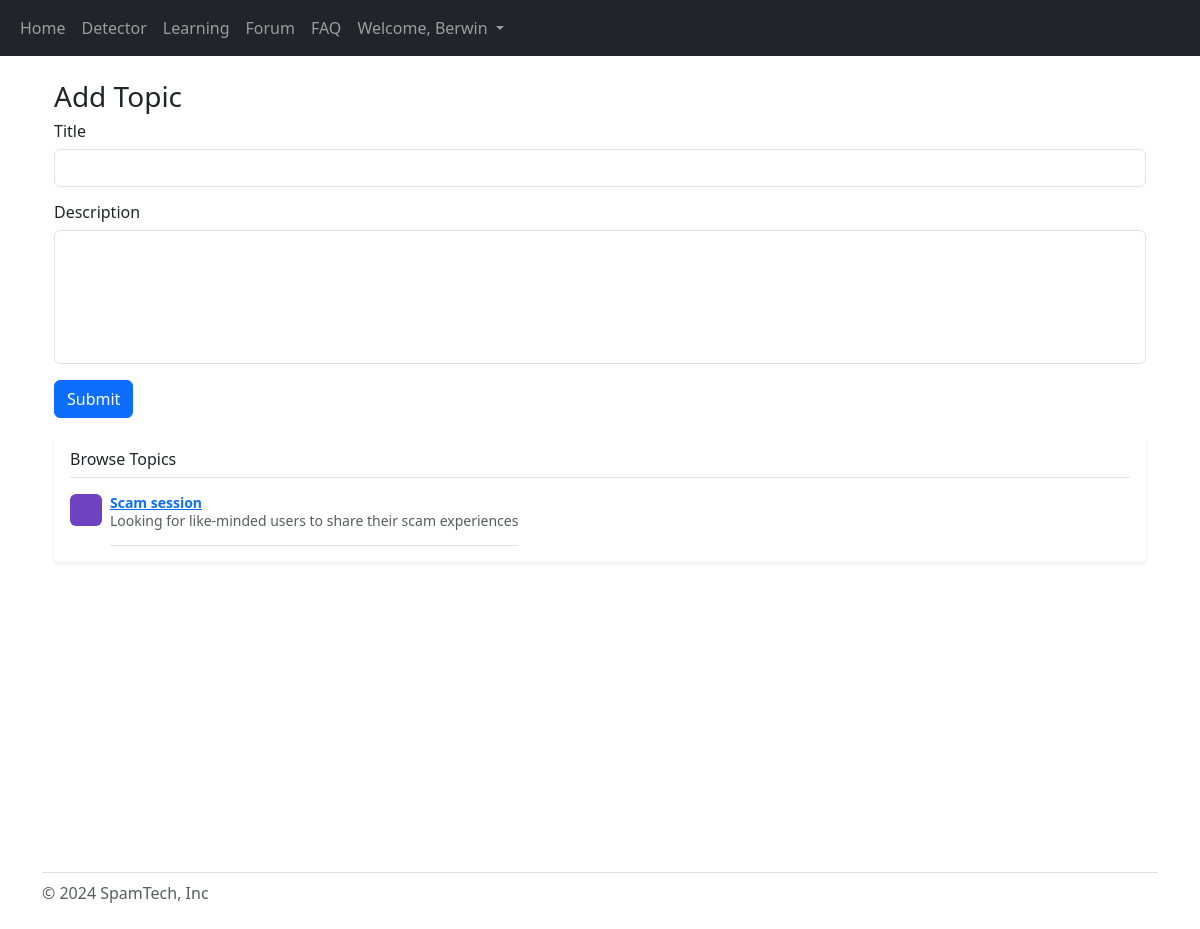
Page /forum (signed in) on the earlier database version.
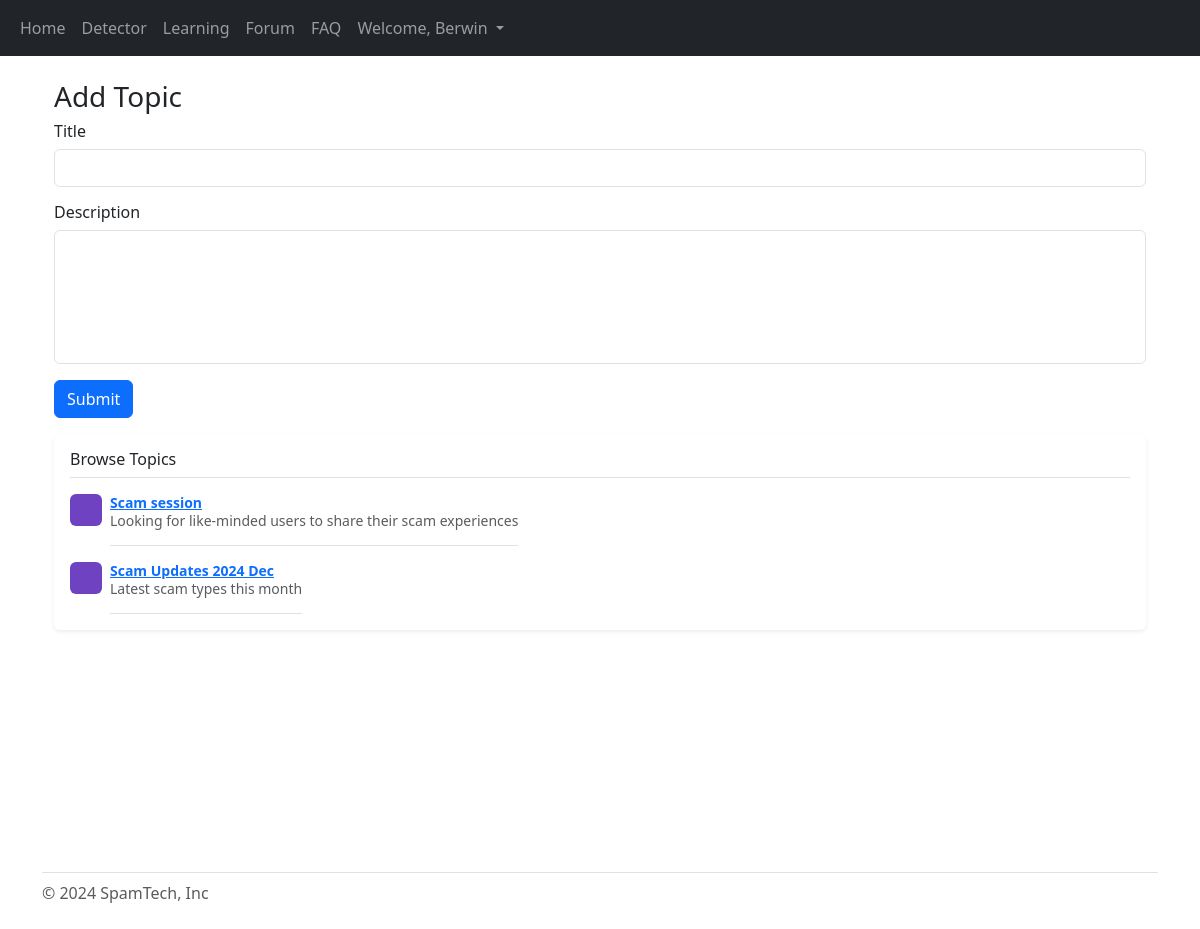
Same page on the later database version.
### website/models.py (models this page shows)
class User(db.Model, UserMixin):
    id = db.Column(db.Integer, primary_key=True)
    email = db.Column(db.String (150), unique=True)
    password = db.Column(db.String (150))
    first_name = db.Column(db.String (150))
    scam = db.relationship('Scams')
    user = db.relationship('FAQ')
    chatbot = db.relationship('Chatbot')

class Topic (db.Model):
    title = db.Column(db.String(150), unique=True, nullable=False, primary_key=True)
    description = db.Column(db.String, nullable=False)
    thread = db.relationship('Thread')

### website/pages/forum.py (the view, shortened to what this page needs)
@forum_page.route ('/forum', methods = ['GET', 'POST'])
@login_required
def topic ():
    topics = db.session.execute (db.select(Topic)).scalars ()
    return render_template ("forum_topic.html", user=current_user, topics=topics)

### website/templates/forum_topic.html (shortened to what this page needs)
{% extends "base/base.html" %} {% block title %} Forum {% endblock %} {% block
content%}
<br />
<div class="container">
  <h1 class="fs-3">Add Topic</h1>
  <form method="POST">
    <div class="form-group mb-3">
      <h3 class="fs-6 my-2">Title</h3>
      <input type="text" class="form-control" name="title" />
    </div>
    <div class="form-group mb-3">
      <h3 class="fs-6 my-2">Description</h3>
      <textarea
        class="form-control"
        name="description"
        rows="5"
        style="resize: none"
      ></textarea>
    </div>
    <button type="submit" class="btn btn-primary">Submit</button>
  </form>
  <div class="my-3 p-3 bg-body rounded shadow-sm">
    <h6 class="border-bottom pb-2 mb-0">Browse Topics</h6>
    {% for item in topics %}
    <div class="d-flex text-muted pt-3">
      <svg
        class="bd-placeholder-img flex-shrink-0 me-2 rounded"
        width="32"
        height="32"
        xmlns="http://www.w3.org/2000/svg"
        role="img"
        aria-label="Placeholder: 32x32"
        preserveAspectRatio="xMidYMid slice"
        focusable="false"
      >
        <text x="50%" y="50%" fill="#6f42c1" dy=".3em">32x32</text>
      </svg>
      <p class="pb-3 mb-0 small lh-sm border-bottom">
        <strong class="d-block text-gray-dark">
          <a href="/forum/{{item.title}}"> {{item.title}} </a></strong
        >
        {{item.description}}
      </p>
    </div>
    {% endfor %}
  </div>
</div>
{% endblock %}

### website/templates/base/base.html (shortened to what this page needs)
<!DOCTYPE html>
<html>
  <head>
    <link
      href="https://cdn.jsdelivr.net/npm/bootstrap@5.3.3/dist/css/bootstrap.min.css"
      rel="stylesheet"
    />
  </head>
  {% if user.is_authenticated %}
  <nav class="navbar navbar-expand-lg navbar-dark bg-dark">
    <div class="container-fluid">
      <div class="collapse navbar-collapse" id="navbarSupportedContent">
        <ul class="navbar-nav me-auto mb-2 mb-lg-0">
          <li class="nav-item">
            <a class="nav-link" id="home" aria-current="page" href="/">Home</a>
          </li>
          <li class="nav-item">
            <a class="nav-link" id="detector" href="/detector">Detector</a>
          </li>
          <li class="nav-item">
            <a class="nav-link" id="learning" href="/learning">Learning</a>
          </li>
          <li class="nav-item">
            <a class="nav-link" id="forum" href="/forum">Forum</a>
          </li>
          <li class="nav-item">
            <a class="nav-link" id="faq" href="/faq">FAQ</a>
          </li>
          <li class="nav-item dropdown">
            <a
              class="nav-link dropdown-toggle"
              href="#"
              role="button"
              data-bs-toggle="dropdown"
              aria-expanded="false"
            >
              Welcome, {{ user.first_name }}
            </a>
          </li>
        </ul>
      </div>
    </div>
  </nav>
  {% endif %}
  <body>
    <div class="container-fluid min-vh-100">
      <div class="container">{% block content %} {% endblock %}</div>
    </div>
    <div id="footer" class="mt-auto container">
      <footer
        class="d-flex flex-wrap justify-content-between align-items-center py-2 my-3 border-top"
      >
        <div class="col-md-4 d-flex align-items-center">
          <span class="mb-3 mb-md-0 text-body-secondary"
            >&copy; 2024 SpamTech, Inc</span
          >
        </div>
      </footer>
    </div>
  </body>
</html>

### website/templates/base/base.html (style rules this page uses)
body { flex-direction: column; margin: 0; }
#footer { background-color: #ffff; }

Differences in the rows shown:
added Topic: title "Scam Updates 2024 Dec", description "Latest scam types this month"
